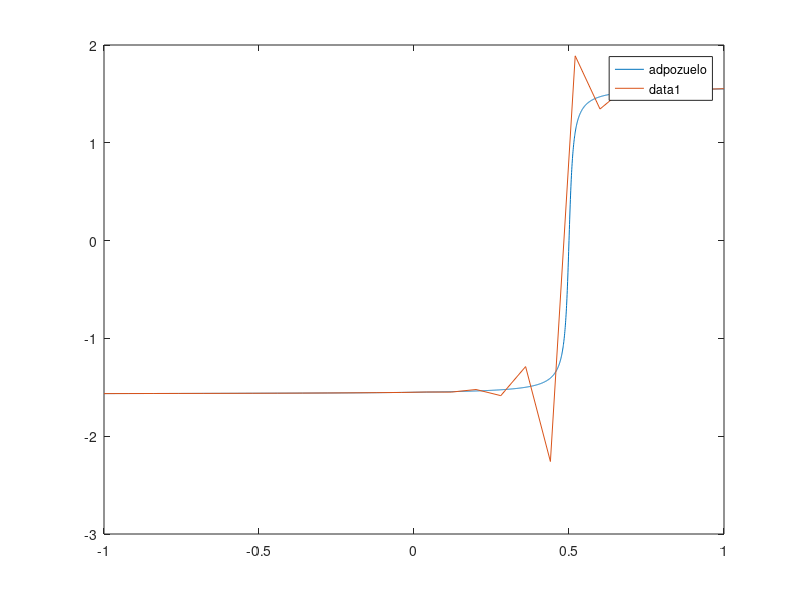

MATLAB code for this plot:
function L2Projector1D()
n = 25; % number of subintervals
h = 2/n; % mesh size
x = -1:h:1; %mesh
M = MassAssembler1D(x); % assemble mass
b = LoadAssembler1D(x, @adpozuelo); % assemble load
Pf = M\b; % solve linear system
fplot(@adpozuelo,[-1,1]); 
hold on;
plot(x,Pf) % plot L^2 projection
l2_error_quadratic(n,x,Pf,@adpozuelo)
end

function M = MassAssembler1D(x)
n = length(x)-1; % number of subintervals
M = zeros(n+1, n+1); % allocate mass matrix
for i = 1:n % loop over subintervals
    h = x(i+1) - x(i); % interval length
    M(i,i) = M(i,i) + h/3; % add h/3 to M(i,i)
    M(i,i+1) = M(i,i+1) + h/6; 
    M(i+1,i) = M(i+1,i) + h/6;
    M(i+1,i+1) = M(i+1,i+1) + h/3;
end
end

function b = LoadAssembler1D(x,f)
n = length(x)-1;
b = zeros(n+1,1);
for i = 1:n
    h = x(i+1) - x(i);
    b(i) = b(i) + f(x(i)) * h/2;
    b(i+1) = b(i+1) + f(x(i+1)) * h/2;
end
end

function f = adpozuelo(x)
e = 0.01;
f = atan((x-0.5)/e);
end

function e2 = l2_error_quadratic(n,x,u,exact)
e2 = 0.0;
quad_num = 3;
abscissa(1) = -0.774596669241483377035853079956;
abscissa(2) = 0.000000000000000000000000000000;
abscissa(3) = 0.774596669241483377035853079956;
weight(1) = 0.555555555555555555555555555556;
weight(2) = 0.888888888888888888888888888889;
weight(3) = 0.555555555555555555555555555556;
e_num = ( n - 1 ) / 2;
for e = 1 : e_num
    l = 2 * e - 1;
    m = 2 * e;
    r = 2 * e + 1;
    xl = x(l);
    xm = x(m);
    xr = x(r);
    for q = 1 : quad_num
      xq = ( ( 1.0 - abscissa(q) ) * xl + ( 1.0 + abscissa(q) ) * xr ) / 2.0;
      wq = weight(q) * ( xr - xl ) / 2.0;
      vl = ( ( xq - xm ) / ( xl - xm ) ) * ( ( xq - xr ) / ( xl - xr ) );
      vm = ( ( xq - xl ) / ( xm - xl ) ) * ( ( xq - xr ) / ( xm - xr ) );
      vr = ( ( xq - xl ) / ( xr - xl ) ) * ( ( xq - xm ) / ( xr - xm ) );
      uq = u(l) * vl + u(m) * vm + u(r) * vr;
      eq = exact ( xq );
      e2 = e2 + wq * ( uq - eq )^2;
    end
 end
  e2 = sqrt ( e2 );
  return
end

